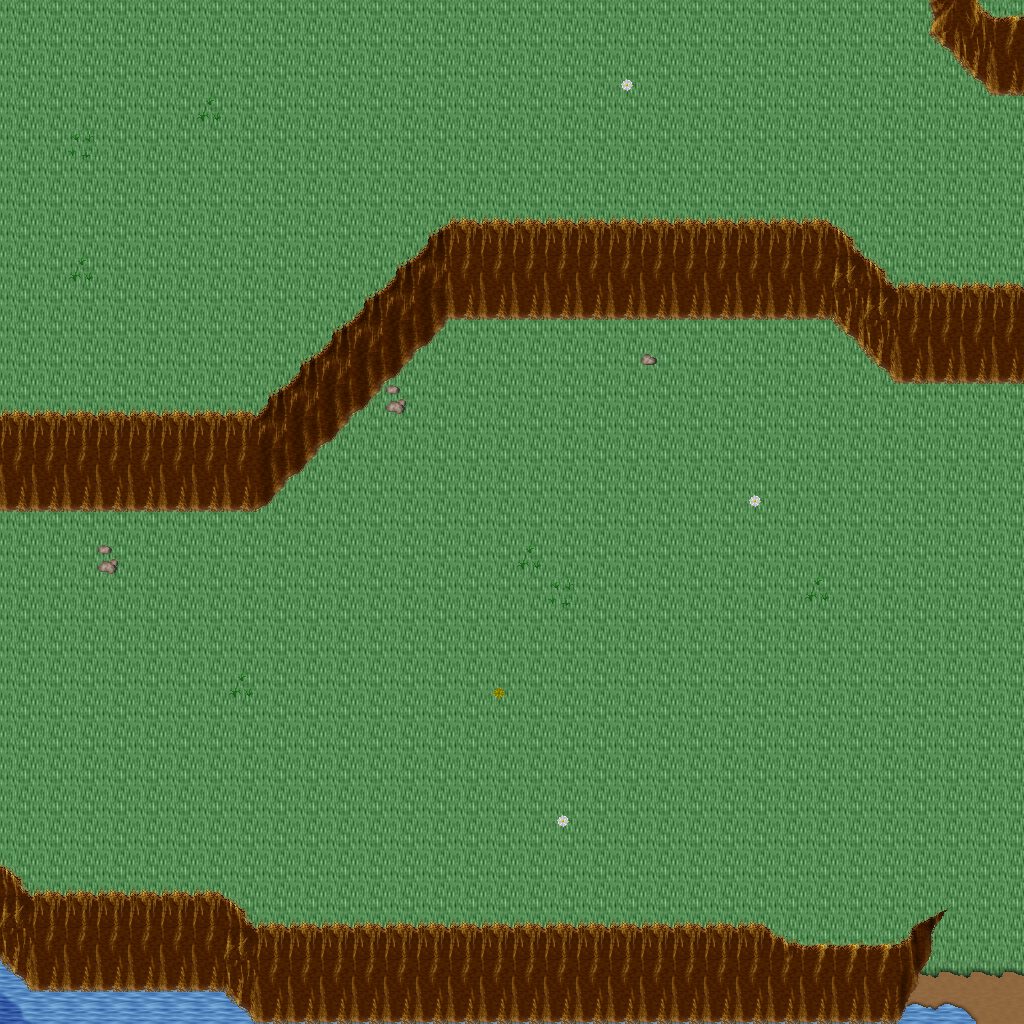

Below is a game level as drawn by its tile map, then a one-line description and the .tmx that defines it (tile-layer data replaced by summaries):
An orthogonal 32x32 tile map with 32x32 px tiles, 5 tile layers (Ground, Objects, Objects2, Above, ...), 1 hidden layer not drawn, 32 tilesets.

<map version="1.10" tiledversion="1.11.0" orientation="orthogonal" renderorder="right-down" width="32" height="32" tilewidth="32" tileheight="32" infinite="0" nextlayerid="11" nextobjectid="1">
 <tileset firstgid="1" name="ground_ground" tilewidth="32" tileheight="32" tilecount="33" columns="3">
  <image source="../drawable/ground_ground.png" width="96" height="352" />
 </tileset>
 <tileset firstgid="34" name="ground_ground_2" tilewidth="32" tileheight="32" tilecount="4" columns="4">
  <image source="../drawable/ground_ground_2.png" width="128" height="32" />
 </tileset>
 <tileset firstgid="38" name="ground_water_pool" tilewidth="32" tileheight="32" tilecount="72" columns="3">
  <image source="../drawable/ground_water_pool.png" width="96" height="768" />
 </tileset>
 <tileset firstgid="110" name="ground_ridge_earth_dark" tilewidth="32" tileheight="32" tilecount="96" columns="12">
  <image source="../drawable/ground_ridge_earth_dark.png" width="384" height="256" />
 </tileset>
 <tileset firstgid="206" name="plant_grasses" tilewidth="32" tileheight="32" tilecount="6" columns="3">
  <image source="../drawable/plant_grasses.png" width="96" height="64" />
 </tileset>
 <tileset firstgid="212" name="ground_rock_pebbles" tilewidth="32" tileheight="32" tilecount="3" columns="1">
  <image source="../drawable/ground_rock_pebbles.png" width="32" height="96" />
 </tileset>
 <tileset firstgid="215" name="plant_flower_daisy_yellow" tilewidth="32" tileheight="32" tilecount="8" columns="2">
  <image source="../drawable/plant_flower_daisy_yellow.png" width="64" height="128" />
 </tileset>
 <tileset firstgid="223" name="plant_flower_daisy_white" tilewidth="32" tileheight="32" tilecount="8" columns="2">
  <image source="../drawable/plant_flower_daisy_white.png" width="64" height="128" />
 </tileset>
 <tileset firstgid="231" name="ground_grass_edges" tilewidth="32" tileheight="32" tilecount="36" columns="12">
  <image source="../drawable/ground_grass_edges.png" width="384" height="96" />
 </tileset>
 <tileset firstgid="267" name="ground_earth_edges" tilewidth="32" tileheight="32" tilecount="18" columns="6">
  <image source="../drawable/ground_earth_edges.png" width="192" height="96" />
 </tileset>
 <tileset firstgid="285" name="ground_grass_corners" tilewidth="32" tileheight="32" tilecount="24" columns="6">
  <image source="../drawable/ground_grass_corners.png" width="192" height="128" />
 </tileset>
 <tileset firstgid="309" name="ground_square_paving" tilewidth="32" tileheight="32" tilecount="1" columns="1">
  <image source="../drawable/ground_square_paving.png" width="32" height="32" />
 </tileset>
 <tileset firstgid="310" name="plant_flower_daisy_red" tilewidth="32" tileheight="32" tilecount="8" columns="2">
  <image source="../drawable/plant_flower_daisy_red.png" width="64" height="128" />
 </tileset>
 <tileset firstgid="318" name="plant_flower_daisy_blue" tilewidth="32" tileheight="32" tilecount="8" columns="2">
  <image source="../drawable/plant_flower_daisy_blue.png" width="64" height="128" />
 </tileset>
 <tileset firstgid="326" name="plant_tree_tree_darkgreen" tilewidth="32" tileheight="32" tilecount="88" columns="8">
  <image source="../drawable/plant_tree_tree_darkgreen.png" width="256" height="352" />
 </tileset>
 <tileset firstgid="414" name="object_well" tilewidth="32" tileheight="32" tilecount="4" columns="2">
  <image source="../drawable/object_well.png" width="64" height="64" />
 </tileset>
 <tileset firstgid="418" name="plant_bush_bushes" tilewidth="32" tileheight="32" tilecount="10" columns="5">
  <image source="../drawable/plant_bush_bushes.png" width="160" height="64" />
 </tileset>
 <tileset firstgid="428" name="ground_eye" tilewidth="32" tileheight="32" tilecount="9" columns="3">
  <image source="../drawable/ground_eye.png" width="96" height="96" />
 </tileset>
 <tileset firstgid="437" name="plant_stump_rectangular" tilewidth="32" tileheight="32" tilecount="4" columns="2">
  <image source="../drawable/plant_stump_rectangular.png" width="64" height="64" />
 </tileset>
 <tileset firstgid="441" name="item_gothic_large_gravestone" tilewidth="32" tileheight="32" tilecount="9" columns="3">
  <image source="../drawable/item_gothic_large_gravestone.png" width="96" height="96" />
 </tileset>
 <tileset firstgid="450" name="logic_collision" tilewidth="32" tileheight="32" tilecount="1" columns="1">
  <image source="../drawable/logic_collision.png" width="32" height="32" />
 </tileset>
 <tileset firstgid="451" name="logic_item_herb" tilewidth="32" tileheight="32" tilecount="5" columns="5">
  <image source="../drawable/logic_item_herb.png" width="160" height="32" />
 </tileset>
 <tileset firstgid="456" name="ground_rock_rubble" tilewidth="32" tileheight="32" tilecount="9" columns="3">
  <image source="../drawable/ground_rock_rubble.png" width="96" height="96" />
 </tileset>
 <tileset firstgid="465" name="ground_rock_rocks_3" tilewidth="32" tileheight="32" tilecount="16" columns="4">
  <image source="../drawable/ground_rock_rocks_3.png" width="128" height="128" />
 </tileset>
 <tileset firstgid="481" name="ground_rock_large_boulder" tilewidth="32" tileheight="32" tilecount="9" columns="3">
  <image source="../drawable/ground_rock_large_boulder.png" width="96" height="96" />
 </tileset>
 <tileset firstgid="490" name="ground_rock_large_pebble" tilewidth="32" tileheight="32" tilecount="2" columns="2">
  <image source="../drawable/ground_rock_large_pebble.png" width="64" height="32" />
 </tileset>
 <tileset firstgid="492" name="ground_rock_rocks_2" tilewidth="32" tileheight="32" tilecount="4" columns="2">
  <image source="../drawable/ground_rock_rocks_2.png" width="64" height="64" />
 </tileset>
 <tileset firstgid="496" name="ground_green_paving" tilewidth="32" tileheight="32" tilecount="18" columns="3">
  <image source="../drawable/ground_green_paving.png" width="96" height="192" />
 </tileset>
 <tileset firstgid="514" name="logic_protection" tilewidth="32" tileheight="32" tilecount="2" columns="2">
  <image source="../drawable/logic_protection.png" width="64" height="32" />
 </tileset>
 <tileset firstgid="516" name="building_castle" tilewidth="32" tileheight="32" tilecount="320" columns="20">
  <image source="../drawable/building_castle.png" width="640" height="512" />
 </tileset>
 <tileset firstgid="836" name="logic_creature_ogre" tilewidth="32" tileheight="32" tilecount="4" columns="4">
  <image source="../drawable/logic_creature_ogre.png" width="128" height="32" />
 </tileset>
 <tileset firstgid="840" name="logic_creature_troll" tilewidth="32" tileheight="32" tilecount="4" columns="4">
  <image source="../drawable/logic_creature_troll.png" width="128" height="32" />
 </tileset>
 <layer id="1" name="Ground" width="32" height="32">
  <data>[1024 cells, 1024 non-empty, 4 distinct tile ids]</data>
 </layer>
 <layer id="2" name="Objects" width="32" height="32">
  <data>[1024 cells, 265 non-empty, 25 distinct tile ids]</data>
 </layer>
 <layer id="3" name="Objects2" width="32" height="32">
  <data>[1024 cells, 6 non-empty, 6 distinct tile ids]</data>
 </layer>
 <layer id="4" name="Above" width="32" height="32">
  <data>[1024 cells, 5 non-empty, 2 distinct tile ids]</data>
 </layer>
 <layer id="5" name="Above2" width="32" height="32">
  <data>[1024 cells, 0 non-empty, 0 distinct tile ids]</data>
 </layer>
 <layer id="6" name="Walkable" width="32" height="32" visible="0">
  <data>[1024 cells, 203 non-empty, 1 distinct tile ids]</data>
 </layer>
 <objectgroup id="7" name="Mapevents" />
 <objectgroup id="8" name="Spawn" />
 <objectgroup id="9" name="Keys" />
 <objectgroup id="10" name="Replace" />
</map>
